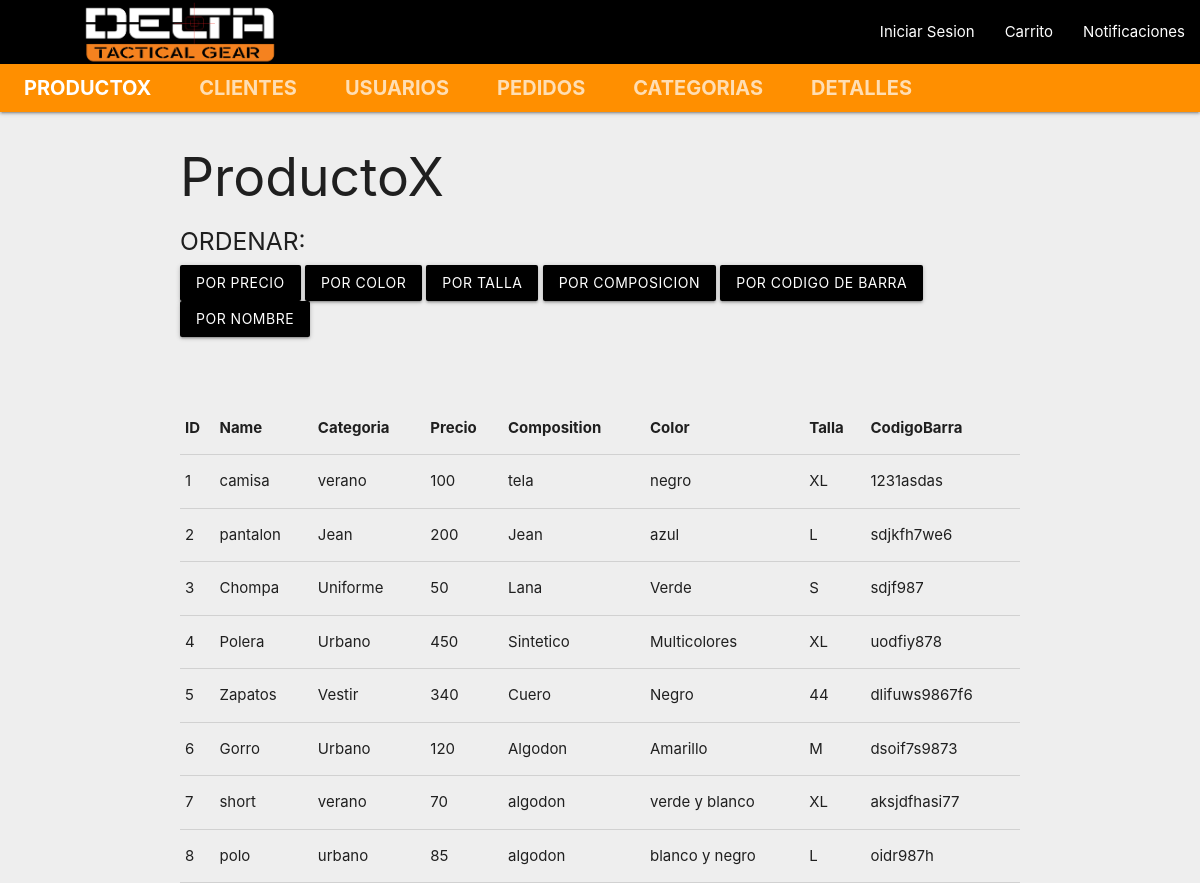
Screenshot of /views/productox/productox.php with the database file from the repository.
### tables this page shows
CREATE TABLE `productox` (
  `id` int(5) NOT NULL,
  `name` varchar(50) NOT NULL,
  `categoria` varchar(50) NOT NULL,
  `precio` int(5) NOT NULL,
  `composition` varchar(50) NOT NULL,
  `color` varchar(50) NOT NULL,
  `talla` varchar(50) NOT NULL,
  `codigobarra` varchar(50) NOT NULL
);

### model/productox_model.php (called while the page is built, shortened)
<?php
class Productox_model
{
    public $id;
    private $name;
    private $categoria;
    private $precio;
    private $composition;
    private $color;
    private $talla;
    private $codigobarra;
    function __construct($id, $name, $categoria, $precio, $composition, $color, $talla, $codigobarra)
    {
        $this->id = $id;
        $this->name = $name;
        $this->categoria = $categoria;
        $this->precio = $precio;
        $this->composition = $composition;
        $this->color = $color;
        $this->talla = $talla;
        $this->codigobarra = $codigobarra;
    }
    public function getId()
    {
        return $this->id;
    }
    public function getName()
    {
        return $this->name;
    }
    public function getCategoria()
    {
        return $this->categoria;
    }
    public function getPrecio()
    {
        return $this->precio;
    }
    public function getComposition()
    {
        return $this->composition;
    }
    public function getColor()
    {
        return $this->color;
    }
    public function getTalla()
    {
        return $this->talla;
    }
    public function getCodigoBarra()
    {
        return $this->codigobarra;
    }
    public static function getAll($ordenar="")
    {
        $sql_ordenar=($ordenar!="") ? " ORDER BY $ordenar":"";
        $conn = getConnection();
        $lista = array();
        $sql = "SELECT * FROM productox $sql_ordenar";
        $resultado = $conn->query($sql);
        while ($fila = mysqli_fetch_array($resultado)) {
            $o = new Productox_model(
                $fila['id'],
                $fila['name'],
                $fila['categoria'],
                $fila['precio'],
                $fila['composition'],
                $fila['color'],
                $fila['talla'],
                $fila['codigobarra']
            );
            $o->id = $fila['id'];
            array_push($lista, $o);
        }
        return $lista;
    }
}

### views/productox/productox.php (the view, shortened to what this page needs)
<?php
include_once __DIR__ . '../../../model/productox_model.php';
$ordenar = (isset($_GET["sort"]) and !empty($_GET["sort"])) ? $_GET["sort"] : "";
?>
<!DOCTYPE html>
<html lang="en">
<head>
  <link rel="stylesheet" href="../../assets/css/materialize.min.css">
</head>
<body class="grey lighten-3">
  <nav class="nav-extended ">
    <div class="nav-wrapper black">
      <a href="/dtg_mvc/index.php" class="brand-logo"><img class="responsive-img" src="../../assets/img/delta.png" width="250" style="margin-left:55px;"></a>
      <ul id="nav-mobile" class="right hide-on-med-and-down">
        <li><a href="sass.html">Iniciar Sesion</a></li>
        <li><a href="badges.html">Carrito</a></li>
        <li><a href="collapsible.html">Notificaciones</a></li>
      </ul>
    </div>
    <div class="nav-content amber darken-3">
      <ul class="tabs tabs-transparent">
        <li class="tab"><a style="font-size:20px" class="active" href="../../views/productox/productox.php"><b>PRODUCTOX</b></a></li>
        <li class="tab"><a style="font-size:20px" href="../../views/clientes/clientes.php"><b>Clientes</b></a></li>
        <li class="tab"><a style="font-size:20px" href="../../views/usuarios/usuarios.php"><b>Usuarios</b></a></li>
        <li class="tab"><a style="font-size:20px" href="../../views/pedidos/pedidos.php"><b>Pedidos</a></b></li>
        <li class="tab"><a style="font-size:20px" href="../../views/categoria/categoria.php"><b>Categorias</b></a></li>
        <li class="tab"><a style="font-size:20px" href="../../views/detalle_pedido/detalle_pedido.php"><b>Detalles</b></a></li>
      </ul>
    </div>
  </nav>
  <div class="container">
    <h2>ProductoX</h2>
    <h5>ORDENAR: </h5>
    <div class="row">
      <a href="./productox.php?sort=precio" class="waves-effect waves-light btn  black darken-1">POR PRECIO</a>
      <a href="./productox.php?sort=color" class="waves-effect waves-light btn  black darken-1">POR COLOR</a>
      <a href="./productox.php?sort=talla" class="waves-effect waves-light btn  black darken-1">POR TALLA</a>
      <a href="./productox.php?sort=composition" class="waves-effect waves-light btn  black darken-1">POR COMPOSICION</a>
      <a href="./productox.php?sort=codigobarra" class="waves-effect waves-light btn  black darken-1">POR CODIGO DE BARRA</a>
      <a href="./productox.php?sort=name" class="waves-effect waves-light btn  black darken-1">POR NOMBRE</a>
    </div>
    <br />
    <br />
    <div class="table-responsive">
      <table class="table">
        <thead>
          <tr class="table-primary">
            <th>ID</th>
            <th>Name</th>
            <th>Categoria</th>
            <th>Precio</th>
            <th>Composition</th>
            <th>Color</th>
            <th>Talla</th>
            <th>CodigoBarra</th>
          </tr>
        </thead>
        <tbody>
          <?php
          $lista = Productox_model::getAll($ordenar);
          for ($i = 0; count($lista) > $i; $i++) {
          ?>
            <div>
              <tr>
                <td class=""><?php echo $lista[$i]->getID() ?></td>
                <td class=""><?php echo $lista[$i]->getName() ?></td>
                <td class=""><?php echo $lista[$i]->getCategoria() ?></td>
                <td class=""><?php echo $lista[$i]->getPrecio() ?></td>
                <td class=""><?php echo $lista[$i]->getComposition() ?></td>
                <td class=""><?php echo $lista[$i]->getColor() ?></td>
                <td class=""><?php echo $lista[$i]->getTalla() ?></td>
                <td class=""><?php echo $lista[$i]->getCodigoBarra() ?></td>
              </tr>
            </div>
          <?php } ?>
        </tbody>
      </table>
    </div>
  </div>
</body>
</html>

### rows the page displays
productox: id "1", name "camisa", categoria "verano", precio "100", composition "tela", color "negro", talla "XL", codigobarra "1231asdas"
productox: id "2", name "pantalon", categoria "Jean", precio "200", composition "Jean", color "azul", talla "L", codigobarra "sdjkfh7we6"
productox: id "3", name "Chompa", categoria "Uniforme", precio "50", composition "Lana", color "Verde", talla "S", codigobarra "sdjf987"
productox: id "4", name "Polera", categoria "Urbano", precio "450", composition "Sintetico", color "Multicolores", talla "XL", codigobarra "uodfiy878"
productox: id "5", name "Zapatos", categoria "Vestir", precio "340", composition "Cuero", color "Negro", talla "44", codigobarra "dlifuws9867f6"
productox: id "6", name "Gorro", categoria "Urbano", precio "120", composition "Algodon", color "Amarillo", talla "M", codigobarra "dsoif7s9873"
productox: id "7", name "short", categoria "verano", precio "70", composition "algodon", color "verde y blanco", talla "XL", codigobarra "aksjdfhasi77"
productox: id "8", name "polo", categoria "urbano", precio "85", composition "algodon", color "blanco y negro", talla "L", codigobarra "oidr987h"
